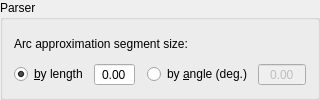
          <widget class="GroupBox" name="grpParser">
           <property name="title">
            <string>Parser</string>
           </property>
           <layout class="QVBoxLayout" name="verticalLayout_8">
            <item>
             <layout class="QHBoxLayout" name="horizontalLayout_11">
              <item>
               <widget class="QLabel" name="label_32">
                <property name="text">
                 <string>Arc approximation segment size:</string>
                </property>
               </widget>
              </item>
              <item>
               <spacer name="horizontalSpacer_14">
                <property name="orientation">
                 <enum>Qt::Horizontal</enum>
                </property>
                <property name="sizeHint" stdset="0">
                 <size>
                  <width>0</width>
                  <height>20</height>
                 </size>
                </property>
               </spacer>
              </item>
             </layout>
            </item>
            <item>
             <layout class="QGridLayout" name="gridLayout_7">
              <item row="0" column="0">
               <widget class="QRadioButton" name="radArcLengthMode">
                <property name="text">
                 <string>&amp;by length</string>
                </property>
                <property name="checked">
                 <bool>true</bool>
                </property>
               </widget>
              </item>
              <item row="0" column="2">
               <spacer name="horizontalSpacer_15">
                <property name="orientation">
                 <enum>Qt::Horizontal</enum>
                </property>
                <property name="sizeType">
                 <enum>QSizePolicy::Fixed</enum>
                </property>
                <property name="sizeHint" stdset="0">
                 <size>
                  <width>6</width>
                  <height>20</height>
                 </size>
                </property>
               </spacer>
              </item>
              <item row="0" column="1">
               <widget class="QDoubleSpinBox" name="txtArcLength">
                <property name="enabled">
                 <bool>true</bool>
                </property>
                <property name="alignment">
                 <set>Qt::AlignCenter</set>
                </property>
                <property name="buttonSymbols">
                 <enum>QAbstractSpinBox::NoButtons</enum>
                </property>
                <property name="decimals">
                 <number>2</number>
                </property>
                <property name="maximum">
                 <double>99.000000000000000</double>
                </property>
               </widget>
              </item>
              <item row="0" column="3">
               <widget class="QRadioButton" name="radArcDegreeMode">
                <property name="text">
                 <string>by &amp;angle (deg.)</string>
                </property>
               </widget>
              </item>
              <item row="0" column="4">
               <widget class="QDoubleSpinBox" name="txtArcDegree">
                <property name="enabled">
                 <bool>false</bool>
                </property>
                <property name="alignment">
                 <set>Qt::AlignCenter</set>
                </property>
                <property name="buttonSymbols">
                 <enum>QAbstractSpinBox::NoButtons</enum>
                </property>
                <property name="decimals">
                 <number>2</number>
                </property>
                <property name="maximum">
                 <double>180.000000000000000</double>
                </property>
               </widget>
              </item>
             </layout>
            </item>
           </layout>
          </widget>
